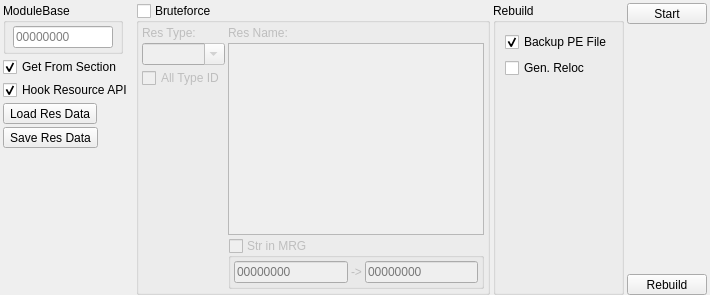
          <widget class="QWidget" name="tabResOpt">
           <attribute name="title">
            <string>Resource</string>
           </attribute>
           <layout class="QHBoxLayout" name="horizontalLayout_8">
            <property name="spacing">
             <number>3</number>
            </property>
            <property name="leftMargin">
             <number>3</number>
            </property>
            <property name="topMargin">
             <number>3</number>
            </property>
            <property name="rightMargin">
             <number>3</number>
            </property>
            <property name="bottomMargin">
             <number>0</number>
            </property>
            <item>
             <layout class="QVBoxLayout" name="verticalLayout_4">
              <property name="sizeConstraint">
               <enum>QLayout::SetFixedSize</enum>
              </property>
              <item>
               <widget class="QGroupBox" name="chkForModule">
                <property name="sizePolicy">
                 <sizepolicy hsizetype="Fixed" vsizetype="Preferred">
                  <horstretch>0</horstretch>
                  <verstretch>0</verstretch>
                 </sizepolicy>
                </property>
                <property name="minimumSize">
                 <size>
                  <width>120</width>
                  <height>0</height>
                 </size>
                </property>
                <property name="title">
                 <string>ModuleBase</string>
                </property>
                <layout class="QGridLayout" name="gridLayout_10">
                 <property name="leftMargin">
                  <number>3</number>
                 </property>
                 <property name="topMargin">
                  <number>3</number>
                 </property>
                 <property name="rightMargin">
                  <number>3</number>
                 </property>
                 <property name="bottomMargin">
                  <number>3</number>
                 </property>
                 <property name="spacing">
                  <number>3</number>
                 </property>
                 <item row="0" column="0">
                  <widget class="QLineEdit" name="spinRsrcModBase">
                   <property name="minimumSize">
                    <size>
                     <width>100</width>
                     <height>0</height>
                    </size>
                   </property>
                   <property name="maximumSize">
                    <size>
                     <width>100</width>
                     <height>16777215</height>
                    </size>
                   </property>
                   <property name="inputMask">
                    <string>HHHHHHHH</string>
                   </property>
                   <property name="placeholderText">
                    <string>00000000</string>
                   </property>
                   <property name="clearButtonEnabled">
                    <bool>true</bool>
                   </property>
                  </widget>
                 </item>
                </layout>
               </widget>
              </item>
              <item>
               <widget class="QCheckBox" name="chkMemSection">
                <property name="text">
                 <string>Get From Section</string>
                </property>
                <property name="checked">
                 <bool>true</bool>
                </property>
               </widget>
              </item>
              <item>
               <widget class="QCheckBox" name="chkMoniterApi">
                <property name="text">
                 <string>Hook Resource API</string>
                </property>
                <property name="checked">
                 <bool>true</bool>
                </property>
               </widget>
              </item>
              <item>
               <widget class="QToolButton" name="btnLoadRes">
                <property name="text">
                 <string>Load Res Data</string>
                </property>
                <property name="icon">
                 <iconset resource="xApiSpy.qrc">
                  <normaloff>:/ico/images/open.ico</normaloff>:/ico/images/open.ico</iconset>
                </property>
                <property name="toolButtonStyle">
                 <enum>Qt::ToolButtonTextBesideIcon</enum>
                </property>
               </widget>
              </item>
              <item>
               <widget class="QToolButton" name="btnSaveRes">
                <property name="text">
                 <string>Save Res Data</string>
                </property>
                <property name="icon">
                 <iconset resource="xApiSpy.qrc">
                  <normaloff>:/ico/images/Save.ico</normaloff>:/ico/images/Save.ico</iconset>
                </property>
                <property name="toolButtonStyle">
                 <enum>Qt::ToolButtonTextBesideIcon</enum>
                </property>
               </widget>
              </item>
              <item>
               <spacer name="verticalSpacer_3">
                <property name="orientation">
                 <enum>Qt::Vertical</enum>
                </property>
                <property name="sizeHint" stdset="0">
                 <size>
                  <width>20</width>
                  <height>40</height>
                 </size>
                </property>
               </spacer>
              </item>
             </layout>
            </item>
            <item>
             <widget class="QGroupBox" name="chkBruteforceRes">
              <property name="sizePolicy">
               <sizepolicy hsizetype="Expanding" vsizetype="Preferred">
                <horstretch>0</horstretch>
                <verstretch>0</verstretch>
               </sizepolicy>
              </property>
              <property name="title">
               <string>Bruteforce</string>
              </property>
              <property name="checkable">
               <bool>true</bool>
              </property>
              <property name="checked">
               <bool>false</bool>
              </property>
              <layout class="QHBoxLayout" name="horizontalLayout_9">
               <property name="spacing">
                <number>3</number>
               </property>
               <property name="leftMargin">
                <number>3</number>
               </property>
               <property name="topMargin">
                <number>3</number>
               </property>
               <property name="rightMargin">
                <number>3</number>
               </property>
               <property name="bottomMargin">
                <number>3</number>
               </property>
               <item>
                <layout class="QVBoxLayout" name="verticalLayout_6">
                 <item>
                  <widget class="QLabel" name="label_4">
                   <property name="text">
                    <string>Res Type:</string>
                   </property>
                  </widget>
                 </item>
                 <item>
                  <widget class="QComboBox" name="txtResBFType">
                   <property name="editable">
                    <bool>true</bool>
                   </property>
                  </widget>
                 </item>
                 <item>
                  <widget class="QCheckBox" name="chkAllIDType">
                   <property name="text">
                    <string>All Type ID</string>
                   </property>
                  </widget>
                 </item>
                 <item>
                  <spacer name="verticalSpacer_2">
                   <property name="orientation">
                    <enum>Qt::Vertical</enum>
                   </property>
                   <property name="sizeHint" stdset="0">
                    <size>
                     <width>20</width>
                     <height>40</height>
                    </size>
                   </property>
                  </spacer>
                 </item>
                </layout>
               </item>
               <item>
                <layout class="QVBoxLayout" name="verticalLayout_7">
                 <item>
                  <widget class="QLabel" name="label_5">
                   <property name="text">
                    <string>Res Name:</string>
                   </property>
                  </widget>
                 </item>
                 <item>
                  <widget class="QPlainTextEdit" name="txtResStrs"/>
                 </item>
                 <item>
                  <widget class="QGroupBox" name="chkStartMemRG">
                   <property name="title">
                    <string>Str in MRG</string>
                   </property>
                   <property name="checkable">
                    <bool>true</bool>
                   </property>
                   <property name="checked">
                    <bool>false</bool>
                   </property>
                   <layout class="QGridLayout" name="gridLayout_12">
                    <property name="leftMargin">
                     <number>3</number>
                    </property>
                    <property name="topMargin">
                     <number>3</number>
                    </property>
                    <property name="rightMargin">
                     <number>3</number>
                    </property>
                    <property name="bottomMargin">
                     <number>3</number>
                    </property>
                    <property name="horizontalSpacing">
                     <number>3</number>
                    </property>
                    <property name="verticalSpacing">
                     <number>0</number>
                    </property>
                    <item row="0" column="2">
                     <widget class="QLineEdit" name="edtMGE">
                      <property name="inputMask">
                       <string>HHHHHHHH</string>
                      </property>
                      <property name="placeholderText">
                       <string>00000000</string>
                      </property>
                     </widget>
                    </item>
                    <item row="0" column="0">
                     <widget class="QLineEdit" name="edtMGS">
                      <property name="inputMask">
                       <string>HHHHHHHH</string>
                      </property>
                      <property name="placeholderText">
                       <string>00000000</string>
                      </property>
                     </widget>
                    </item>
                    <item row="0" column="1">
                     <widget class="QLabel" name="label_6">
                      <property name="text">
                       <string>-&gt;</string>
                      </property>
                     </widget>
                    </item>
                   </layout>
                  </widget>
                 </item>
                </layout>
               </item>
              </layout>
             </widget>
            </item>
            <item>
             <widget class="QGroupBox" name="groupBox">
              <property name="title">
               <string>Rebuild</string>
              </property>
              <layout class="QFormLayout" name="formLayout">
               <property name="fieldGrowthPolicy">
                <enum>QFormLayout::AllNonFixedFieldsGrow</enum>
               </property>
               <item row="1" column="0">
                <widget class="QCheckBox" name="chkGenReloc">
                 <property name="text">
                  <string>Gen. Reloc</string>
                 </property>
                </widget>
               </item>
               <item row="0" column="0">
                <widget class="QCheckBox" name="chkBKSrc">
                 <property name="text">
                  <string>Backup PE File</string>
                 </property>
                 <property name="checked">
                  <bool>true</bool>
                 </property>
                </widget>
               </item>
              </layout>
             </widget>
            </item>
            <item>
             <layout class="QVBoxLayout" name="verticalLayout_5">
              <item>
               <widget class="QToolButton" name="btnStartRsrcSpy">
                <property name="minimumSize">
                 <size>
                  <width>80</width>
                  <height>0</height>
                 </size>
                </property>
                <property name="text">
                 <string>Start</string>
                </property>
                <property name="icon">
                 <iconset resource="xApiSpy.qrc">
                  <normaloff>:/ico/images/Continue.ico</normaloff>:/ico/images/Continue.ico</iconset>
                </property>
                <property name="toolButtonStyle">
                 <enum>Qt::ToolButtonTextBesideIcon</enum>
                </property>
               </widget>
              </item>
              <item>
               <spacer name="verticalSpacer">
                <property name="orientation">
                 <enum>Qt::Vertical</enum>
                </property>
                <property name="sizeHint" stdset="0">
                 <size>
                  <width>20</width>
                  <height>40</height>
                 </size>
                </property>
               </spacer>
              </item>
              <item>
               <widget class="QToolButton" name="btnResReBuild">
                <property name="minimumSize">
                 <size>
                  <width>80</width>
                  <height>0</height>
                 </size>
                </property>
                <property name="text">
                 <string>Rebuild</string>
                </property>
                <property name="icon">
                 <iconset resource="xApiSpy.qrc">
                  <normaloff>:/ico/images/clear.ico</normaloff>:/ico/images/clear.ico</iconset>
                </property>
                <property name="toolButtonStyle">
                 <enum>Qt::ToolButtonTextBesideIcon</enum>
                </property>
               </widget>
              </item>
             </layout>
            </item>
           </layout>
          </widget>
